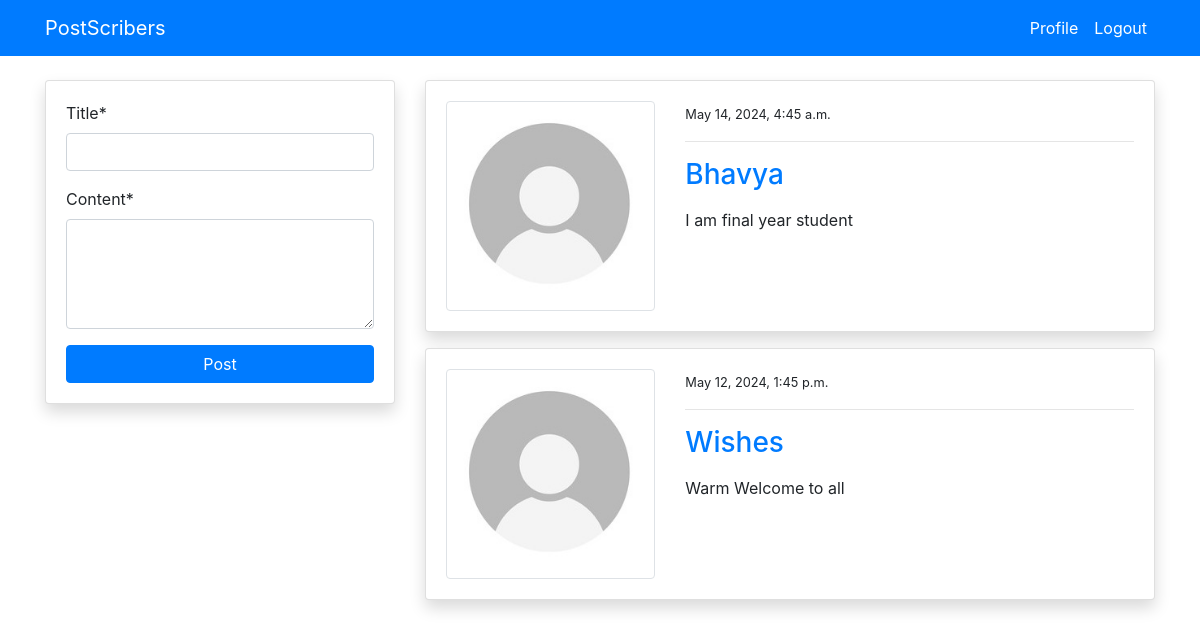
The app's page /blog/ (signed in) with its own data.
### blog/models.py (models this page shows, shortened)
class PostModel(models.Model):
    title = models.CharField(max_length=100)
    content = models.TextField()
    author = models.ForeignKey(User, on_delete=models.CASCADE)
    date_created = models.DateTimeField(auto_now_add=True)
    class Meta:
        ordering = ('-date_created',)

### users/models.py (models this page shows, shortened)
class ProfileModel(models.Model):
    user = models.OneToOneField(User, on_delete=models.CASCADE)
    image = models.ImageField(default='default.jpg', upload_to='profile', validators=[
                              FileExtensionValidator(['png', 'jpg'])])

### blog/views.py (the view)
# urls.py: path('blog/', views.index, name='blog-index'),
@login_required
def index(request):
    posts = PostModel.objects.all()
    if request.method == 'POST':
        form = PostModelForm(request.POST)
        if form.is_valid():
            instance = form.save(commit=False)
            instance.author = request.user
            instance.save()
            return redirect('blog-index')
    else:
        form = PostModelForm()
    context = {
        'posts': posts,
        'form': form
    }
    return render(request, 'blog/index.html', context)

### blog/forms.py
class PostModelForm(forms.ModelForm):
    content = forms.CharField(widget=forms.Textarea(attrs={'rows': 4}))
    class Meta:
        model = PostModel
        fields = ('title', 'content')

### templates/blog/index.html (shortened to what this page needs)
{% extends 'partials/base.html' %}
{% load crispy_forms_tags %}
{% block content %}
<div class="container">
    <div class="row mt-5 pt-3">
        <div class="col-md-4">
            <div class="card my-3 shadow">
                <div class="card-body">
                    <form method="POST">
                        {{ form|crispy }}
                        <input class="btn btn-primary btn-block" type="submit" value="Post">
                    </form>
                </div>
            </div>
        </div>
        <div class="col-md-8">
            {% for post in posts %}
            <div class="card shadow my-3">
                <div class="card-body">
                    <div class="row">
                        <div class="col-md-4">
                            <img class="img-thumbnail" src="{{ post.author.profilemodel.image.url }}" alt="img">
                        </div>
                        <div class="col-md-8">
                            <small>{{ post.date_created }}</small>
                            <hr>
                            <a class="h3" href="{% url 'blog-post-detail' post.id %}">{{ post.title }}</a>
                            <p class="text-justify my-3">
                                {{ post.content }}
                            </p>
                        </div>
                    </div>
                </div>
            </div>
            {% endfor %}
        </div>
    </div>
</div>
{% endblock %}

### templates/partials/base.html (shortened to what this page needs)
{% load static %}
<!doctype html>
<html lang="en">
<head>
    <link rel="stylesheet" href="https://cdn.jsdelivr.net/npm/bootstrap@4.6.0/dist/css/bootstrap.min.css"
>
    <link rel="stylesheet" href="{% static '/style.css' %}">
</head>
<body>
    {% include 'partials/nav.html' %}
    {% block content %}
    {% endblock %}
</body>
</html>

### templates/partials/nav.html (shortened to what this page needs)
<nav class="navbar navbar-expand-lg navbar-primary bg-primary fixed-top">
    <div class="container">
        {% if request.user.is_authenticated %}
        <a class="navbar-brand text-white" href="{% url 'blog-index' %}">PostScribers</a>
        <div class="collapse navbar-collapse" id="navbarSupportedContent">
            <ul class="navbar-nav ml-auto">
                <li class="nav-item active">
                    <a class="nav-link text-white" href="{% url 'users-profile' %}">Profile </a>
                </li>
                <li class="nav-item">
                    <a class="nav-link text-white" href="{% url 'users-logout' %}">Logout</a>
                </li>
            </ul>
            {% endif %}
        </div>
    </div>
</nav>

### records on screen
PostModel: author.profilemodel.image (placeholder picture), date_created "May 14, 2024, 4:45 a.m.", title "Bhavya", content "I am final year student"
PostModel: author.profilemodel.image (placeholder picture), date_created "May 12, 2024, 1:45 p.m.", title "Wishes", content "Warm Welcome to all"
